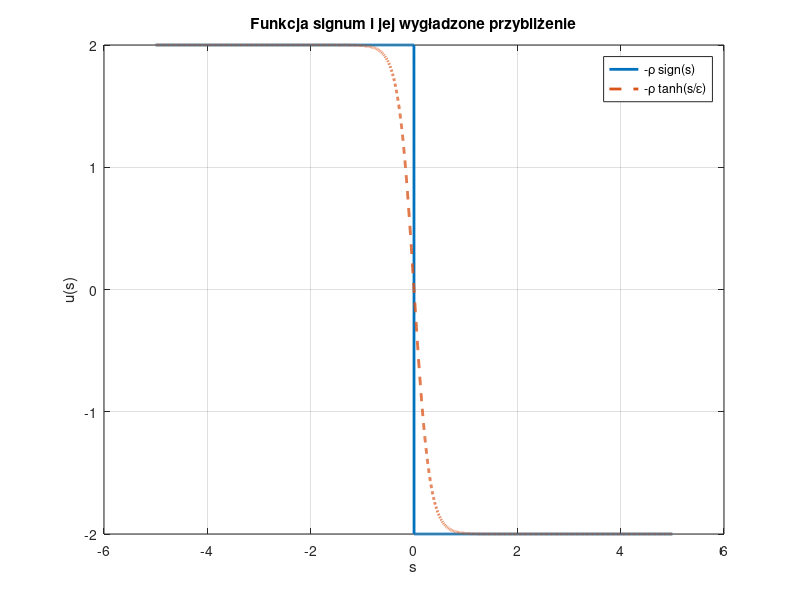

Write the MATLAB code that produced this figure. (Note: this script raises an error after producing the figure.)
clear; clc; close all;

s = -5:0.001:5;

rho = 2;      % mnożnik
eps = 0.3;    % parametr wygładzenia

u_sign = -rho * sign(s);
u_tanh = -rho * tanh(s / eps);

figure;
plot(s, u_sign, 'LineWidth', 2); hold on;
plot(s, u_tanh, '--', 'LineWidth', 2);
grid on;

xlabel('s');
ylabel('u(s)');
title('Funkcja signum i jej wygładzone przybliżenie');

legend('-\rho sign(s)', '-\rho tanh(s/\epsilon)', 'Location', 'best');

xline(0, '--');
yline(0, '--');
ylim([-rho-1, rho+1]);

saveas(gcf,"signum",'png');
